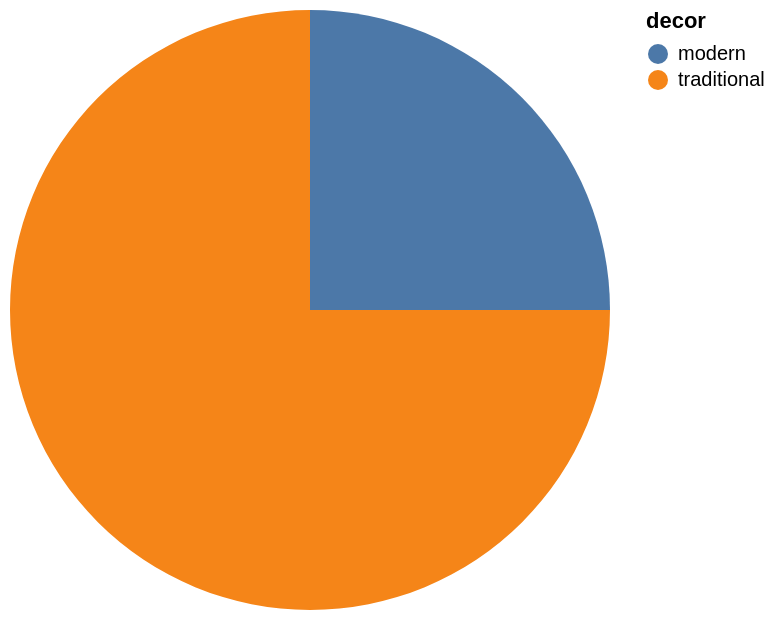

Write a Vega-Lite specification for this figure.
### Vega-Lite specification from a JSON file in a GitHub repository (floating-point values rounded to 4 significant figures)
{"data": {"values": [{"x_data": "modern", "y_data": 1}, {"x_data": "traditional", "y_data": 3}]}, "mark": "arc", "encoding": {"theta": {"field": "y_data", "type": "quantitative", "title": "COUNT(decor)"}, "color": {"field": "x_data", "type": "nominal", "title": "decor"}}}
